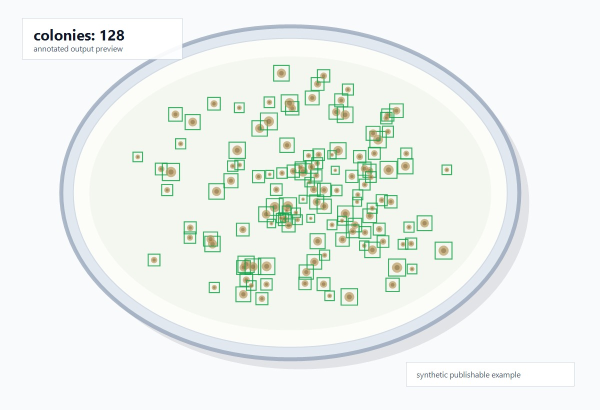
#> input picture assets/example_prediction.jpg, 1200 x 820 px (shown at 1/2 size)
$ python -i evaluate_circle_mask_filter.py   (imports and definitions only)
#> lines starting #> are read from the running program, lines starting #| are printed output that depends on the picture
#> further down, picture is the input picture: shape (820, 1200, 3); mean B, G, R 239.1, 242.6, 237.9
from __future__ import annotations

from pathlib import Path
from ultralytics import YOLO
import argparse
import csv
import cv2
import numpy as np
import yaml

IMAGE_EXTENSIONS = {".jpg", ".jpeg", ".png", ".webp", ".tif", ".tiff"}


# [50 lines left out: functions parse_args, load_split_paths, ground_truth_count, not called in this run]


def detect_dish_circle(image: np.ndarray, mode: str = "hough") -> tuple[float, float, float, str]:
#> called with mode = 'hough'
    height, width = image.shape[:2]
#> height = 820; width = 1200
    if mode == "center":
        return width / 2, height / 2, min(width, height) * 0.5, "center"

    max_dim = 900
    scale = min(1.0, max_dim / max(height, width))
#> scale = 0.75
    if scale < 1.0:
        small = cv2.resize(image, (int(round(width * scale)), int(round(height * scale))), interpolation=cv2.INTER_AREA)
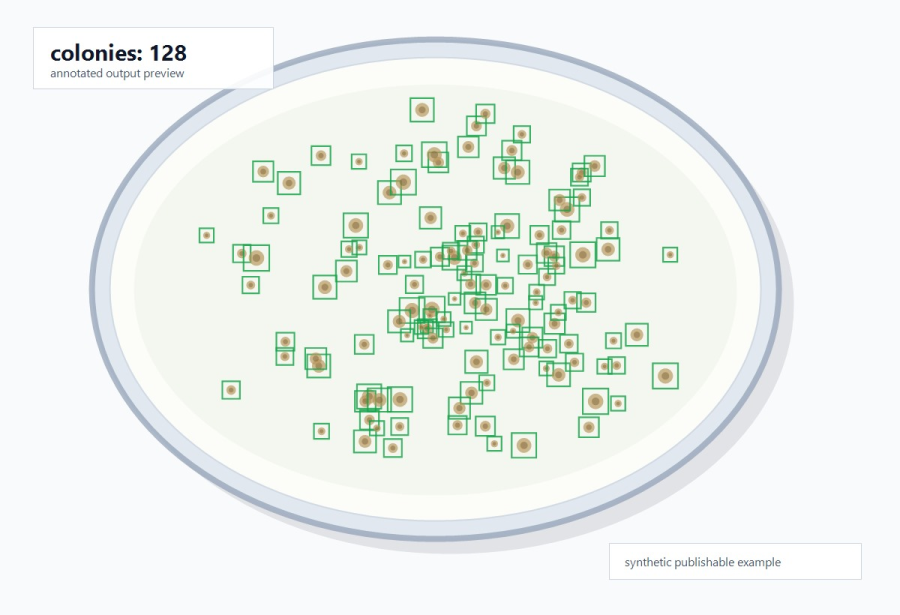
#> small: shape (615, 900, 3); mean B, G, R 239.1, 242.6, 237.9
    else:
        small = image

    gray = cv2.cvtColor(small, cv2.COLOR_BGR2GRAY)
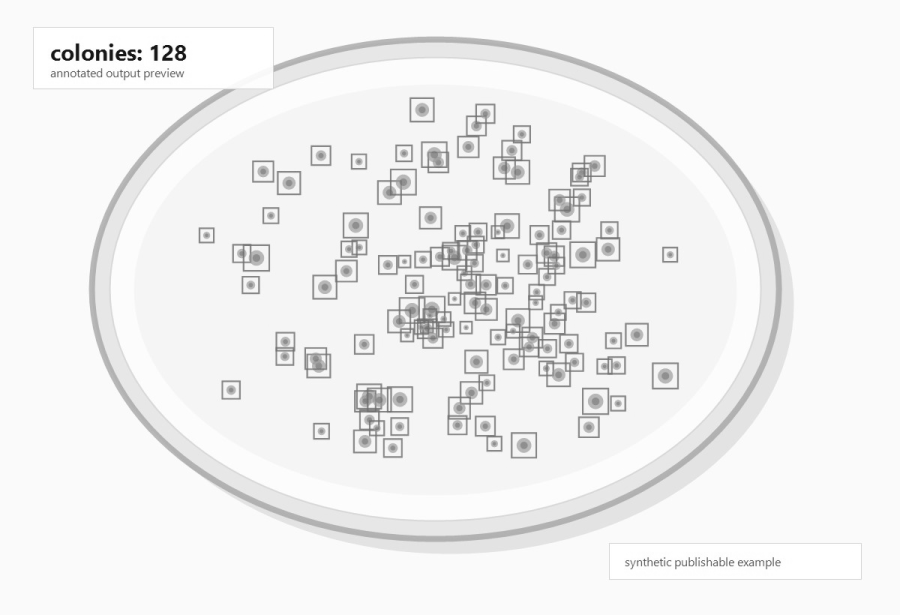
#> gray: shape (615, 900); min 19, max 255, mean 240.8
    gray = cv2.equalizeHist(gray)
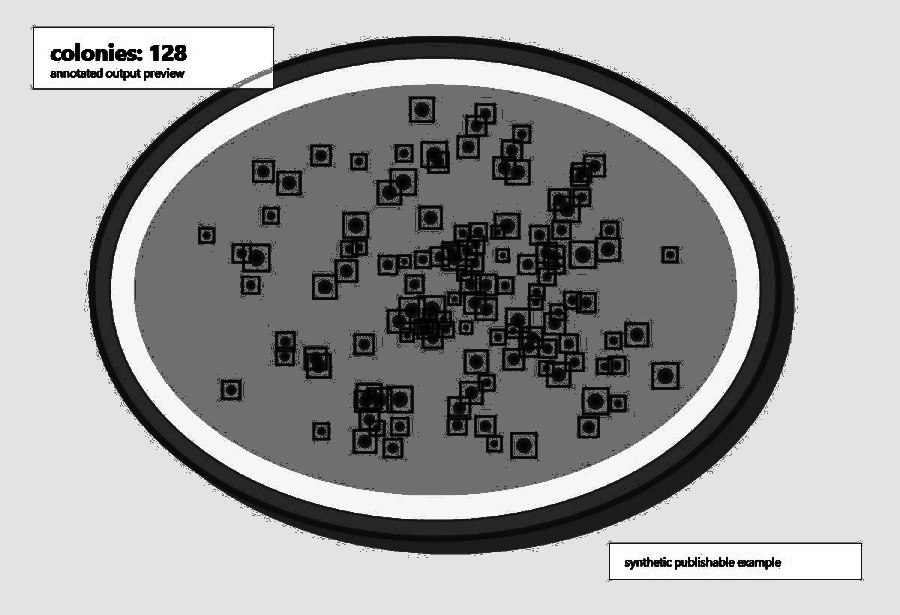
#> gray: shape (615, 900); min 0, max 255, mean 160.4
    gray = cv2.medianBlur(gray, 7)
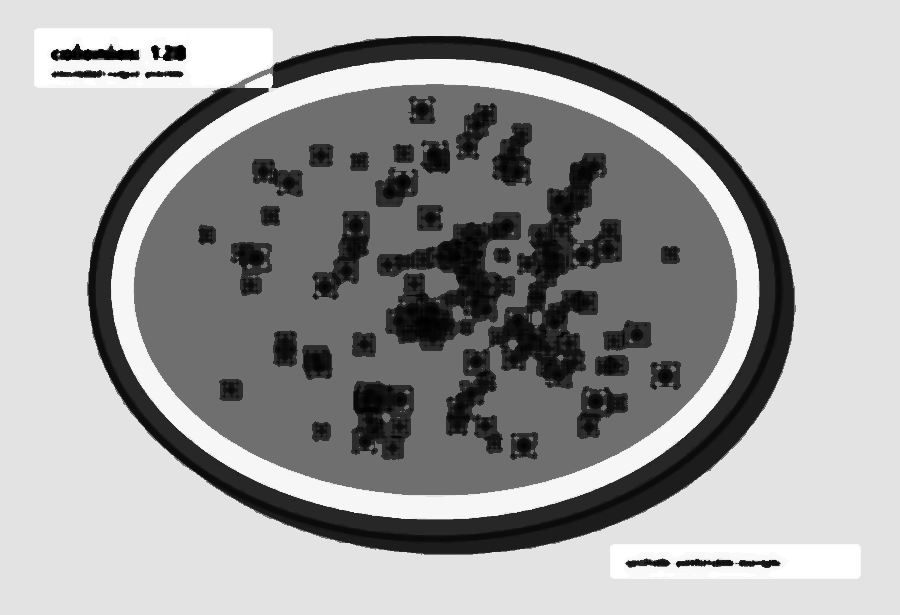
#> gray: shape (615, 900); min 0, max 255, mean 161.1
    small_height, small_width = gray.shape[:2]
#> small_height = 615; small_width = 900
    min_radius = int(min(small_width, small_height) * 0.34)
#> min_radius = 209
    max_radius = int(min(small_width, small_height) * 0.54)
#> max_radius = 332

    circles = cv2.HoughCircles(
        gray,
        cv2.HOUGH_GRADIENT,
        dp=1.2,
        minDist=min(small_width, small_height) // 2,
        param1=80,
        param2=25,
        minRadius=min_radius,
        maxRadius=max_radius,
    )
#> circles = [[315, 288.6, 219.1], [713.4, 354.6, 211.2], [610.2, 42.6, 306.2], [450.6, 581.4, 246.8]]
    if circles is None:
        return width / 2, height / 2, min(width, height) * 0.49, "fallback"

    center_x = small_width / 2
#> center_x = 450
    center_y = small_height / 2
#> center_y = 307.5
    best_score = -1e9
    best_circle = None
    for x, y, radius in np.squeeze(circles, axis=0):
        center_penalty = np.hypot(x - center_x, y - center_y) / min(small_width, small_height)
        radius_score = radius / min(small_width, small_height)
        score = radius_score - 0.4 * center_penalty
        if score > best_score:
            best_score = score
            best_circle = (float(x), float(y), float(radius))
#> this loop made 4 passes
#> (x, y, radius, center_penalty, radius_score, score, best_score) on passes 1, 3: (315, 288.6, 219.1, 0.222, 0.356, 0.268, 0.268), (610.2, 42.6, 306.2, 0.503, 0.498, 0.297, 0.297)
#> (x, y, radius, center_penalty, radius_score, score) on passes 2, 4: (713.4, 354.6, 211.2, 0.435, 0.343, 0.169), (450.6, 581.4, 246.8, 0.445, 0.401, 0.223)
#> after the loop, best_score = 0.297

    if best_circle is None:
        return width / 2, height / 2, min(width, height) * 0.49, "fallback"

    x, y, radius = best_circle
#> x = 610.2; y = 42.6; radius = 306.2
    return x / scale, y / scale, radius / scale, "hough"


# [214 lines left out: functions box_centers, draw_debug_image, write_summary, main, not called in this run]


# [2 lines not run here, left out]

>>> import cv2
>>> picture = cv2.imread('../assets/example_prediction.jpg')
>>> result = detect_dish_circle(picture)
#> result = (813.6, 56.8, 408.3, 'hough')
